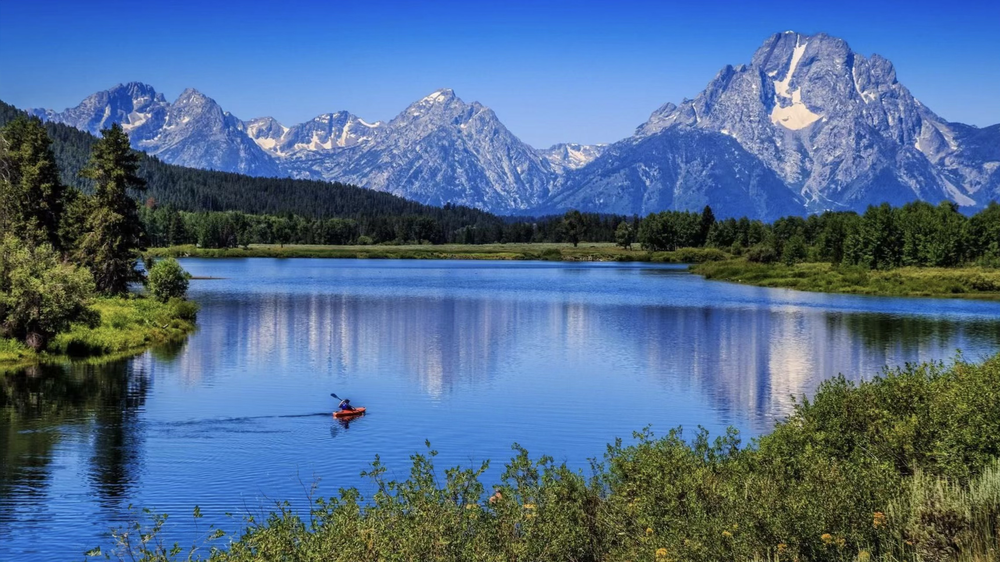
#> input picture frame_2.png, 1000 x 562 px, shrunk from 2276 x 1280 before the run
$ python mpi.py
#> lines starting #> are read from the running program, lines starting #| are printed output that depends on the picture; after the words box and inside, x2 and y2 are one past the last pixel; in counts of white or black regions, pixels touching at a corner belong together
# mpi_from_stereo.py
# pip install opencv-python numpy

import cv2
import numpy as np
import os

from IPython import embed

def compute_disparity(left, right, max_disp=128):
    """Compute disparity from left/right using OpenCV StereoSGBM (returns float32 disparity in px)."""
    grayL = cv2.cvtColor(left, cv2.COLOR_BGR2GRAY)
    grayR = cv2.cvtColor(right, cv2.COLOR_BGR2GRAY)
    # StereoSGBM params (tweak for your imgs)
    min_disp = 0
    num_disp = max_disp - min_disp
    if num_disp % 16 != 0:
        num_disp = (num_disp // 16 + 1) * 16
    window_size = 5
    sgbm = cv2.StereoSGBM_create(minDisparity=min_disp,
                                 numDisparities=num_disp,
                                 blockSize=window_size,
                                 P1=8*3*window_size**2,
                                 P2=32*3*window_size**2,
                                 disp12MaxDiff=1,
                                 preFilterCap=63,
                                 uniquenessRatio=10,
                                 speckleWindowSize=100,
                                 speckleRange=32)
    disp = sgbm.compute(grayL, grayR).astype(np.float32) / 16.0  # OpenCV scales by 16
    # Replace negative / invalid disparities with 0
    disp[disp < 0] = 0.0
    return disp

def normalize_disp(disp):
    """Normalize disparity to [0,1]."""
    dmin = np.min(disp)
    dmax = np.max(disp)
    if dmax - dmin < 1e-6:
        return np.zeros_like(disp)
    return (disp - dmin) / (dmax - dmin)

def build_mpi_layers(left_img, disparity, num_planes=8, soft_sigma=0.05):
    """
    Build N MPI layers from left_img and normalized disparity (0..1).
    Returns list of (RGBA arrays) from far to near.
    soft_sigma: controls softness of assignment (relative to normalized disparity range)
    """
    H, W = disparity.shape
    # plane centers in normalized [0..1], far -> near (small disp -> far)
    # choose linear spacing
    plane_centers = np.linspace(0.0, 1.0, num_planes)
    layers = []
    # for each plane compute soft alpha weight via gaussian of (disp - center)
    for c in plane_centers:
        diff = disparity - c
        # gaussian weight as assignment strength
        alpha = np.exp(-0.5 * (diff / soft_sigma) ** 2)
        # normalize alpha across planes to avoid large overcover (optional)
        # We'll keep raw weights and then compute per-pixel normalization
        layers.append({'center': c, 'alpha_raw': alpha})
    # stack raw alphas shape (N,H,W)
    alpha_stack = np.stack([l['alpha_raw'] for l in layers], axis=0)
    # normalize per pixel so sum to <=1 (soft assignment)
    alpha_sum = np.sum(alpha_stack, axis=0) + 1e-8
    alpha_norm = alpha_stack / alpha_sum  # shape N,H,W
    rgba_layers = []
    # color from left image
    left_f = left_img.astype(np.float32) / 255.0
    for i in range(len(layers)):
        a = alpha_norm[i]  # HxW in (0,1)
        # create color image (H x W x 3) same across plane
        color = left_f.copy()
        # alpha channel: per-pixel soft alpha
        alpha8 = (a * 255.0).astype(np.uint8)
        # build RGBA uint8
        rgba = np.dstack(( (color * 255).astype(np.uint8), alpha8 ))
        rgba_layers.append(rgba)
    return rgba_layers, plane_centers

def inpaint_layer_alpha(rgba_layer):
    """Fill transparent holes in a layer using OpenCV inpaint on color (guided by alpha mask)."""
    # rgba_layer: H x W x 4 (uint8)
    color = rgba_layer[:, :, :3]
    alpha = rgba_layer[:, :, 3]
    mask = (alpha == 0).astype(np.uint8) * 255
    if mask.sum() == 0:
        return rgba_layer
    # inpaint expects 8-bit 1 channel mask and 3-channel color
    inpainted = cv2.inpaint(color, mask, inpaintRadius=3, flags=cv2.INPAINT_TELEA)
    # set alpha to original alpha (still zeros for previously empty)
    out = np.dstack((inpainted, alpha))
    return out

def save_layers(layers, out_dir="mpi_layers"):
    os.makedirs(out_dir, exist_ok=True)
    for i, rgba in enumerate(layers):
        fname = os.path.join(out_dir, f"layer_{i:02d}.png")
        # cv2.imwrite supports 4-channel PNG
        cv2.imwrite(fname, rgba)
    print(f"Saved {len(layers)} layers to {out_dir}")

def composite_layers(layers):
    """Composite RGBA layers (list of HxWx4 uint8) from far->near"""
    H, W, _ = layers[0].shape
    out = np.zeros((H, W, 3), dtype=np.float32)
    out_alpha = np.zeros((H, W), dtype=np.float32)
    for rgba in layers:
        col = rgba[:, :, :3].astype(np.float32) / 255.0
        a = rgba[:, :, 3].astype(np.float32) / 255.0
        # alpha blending: out = col * a + out * (1-a)
        out = col * a[..., None] + out * (1.0 - a[..., None])
        out_alpha = a + out_alpha * (1.0 - a)
    out_img = np.clip((out * 255.0), 0, 255).astype(np.uint8)
    return out_img

def render_view_from_mpi(layers, plane_centers, disparity_norm, t=0.5, max_shift_px=20):
    """
    Render intermediate view param t in [0,1] where 0=left view, 1=right view.
    We shift each layer by plane disparity = center * max_shift_px scaled by t.
    Note: this is a simple parallax shift (horizontal). For better correctness,
    you should project using proper camera intrinsics.
    """
    H, W, _ = layers[0].shape
    canvas = np.zeros((H, W, 4), dtype=np.float32)  # RGBA float
    xs = np.arange(W, dtype=np.float32)
    ys = np.arange(H, dtype=np.float32)
    grid_x, grid_y = np.meshgrid(xs, ys)
    for i, rgba in enumerate(layers):
        center = plane_centers[i]
        # compute shift in px for this plane (positive shift to right for t>0)
        shift = (center - 0.5) * 2.0 * max_shift_px * (t - 0.0)  # simple mapping: center=0.5->0 shift
        # create remap coordinates
        map_x = (grid_x + shift).astype(np.float32)
        map_y = grid_y.astype(np.float32)
        # remap color and alpha separately
        color = cv2.remap(rgba[:, :, :3], map_x, map_y, interpolation=cv2.INTER_LINEAR, borderMode=cv2.BORDER_CONSTANT, borderValue=0) / 255.0
        alpha = cv2.remap(rgba[:, :, 3].astype(np.float32), map_x, map_y, interpolation=cv2.INTER_LINEAR, borderMode=cv2.BORDER_CONSTANT, borderValue=0) / 255.0
        # composite into canvas (over)
        canvas[:, :, :3] = color * alpha[..., None] + canvas[:, :, :3] * (1.0 - alpha[..., None])
        canvas[:, :, 3] = alpha + canvas[:, :, 3] * (1.0 - alpha)
    out = np.clip(canvas[:, :, :3] * 255.0, 0, 255).astype(np.uint8)
    return out

# ---------------------------
# MAIN demo flow
# ---------------------------
def main():
    # load left/right
    left = cv2.imread("frame_2.png")  # provide left.png
#> left is the input picture: shape (562, 1000, 3); mean B, G, R 140.4, 106.9, 79.6
    right = cv2.imread("frame_3.png")  # provide right.png
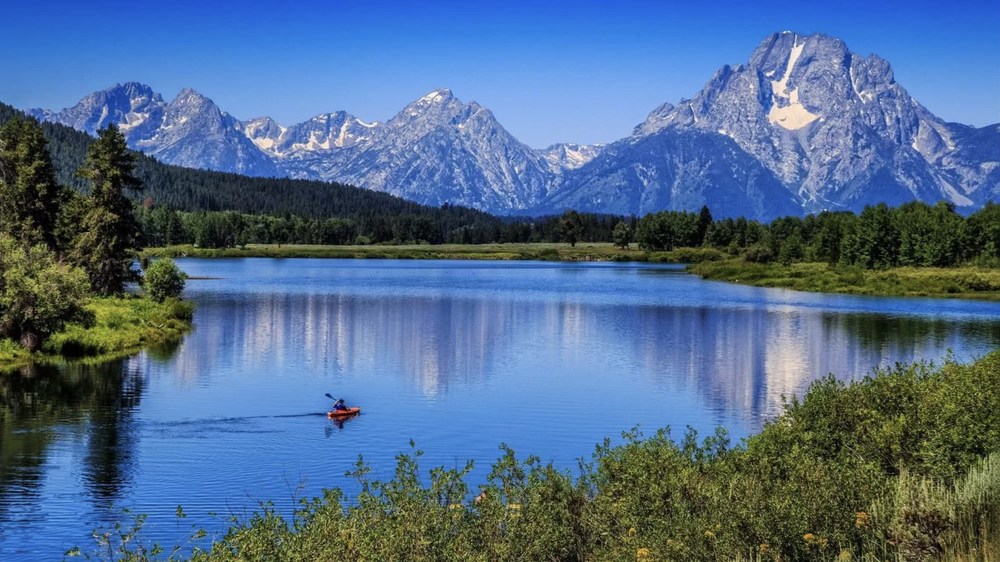
#> input picture frame_3.png, 1000 x 562 px, shrunk from 2276 x 1280 before the run
#> right is the input picture: shape (562, 1000, 3); mean B, G, R 140.1, 106.9, 79.6
    if left is None or right is None:
        print("Place left.png and right.png in working dir.")
        return

    # 1) compute disparity (px)
    print("Computing disparity...")
    disp = compute_disparity(left, right, max_disp=128)  # tweak max_disp
#> in compute_disparity, `disp[disp < 0] = 0.0`: disp: shape (562, 1000) float32; min 0, max 21.88, mean 5

    # [8 lines of commented-out code are left out]

    left = cv2.imread("frame_1.png")
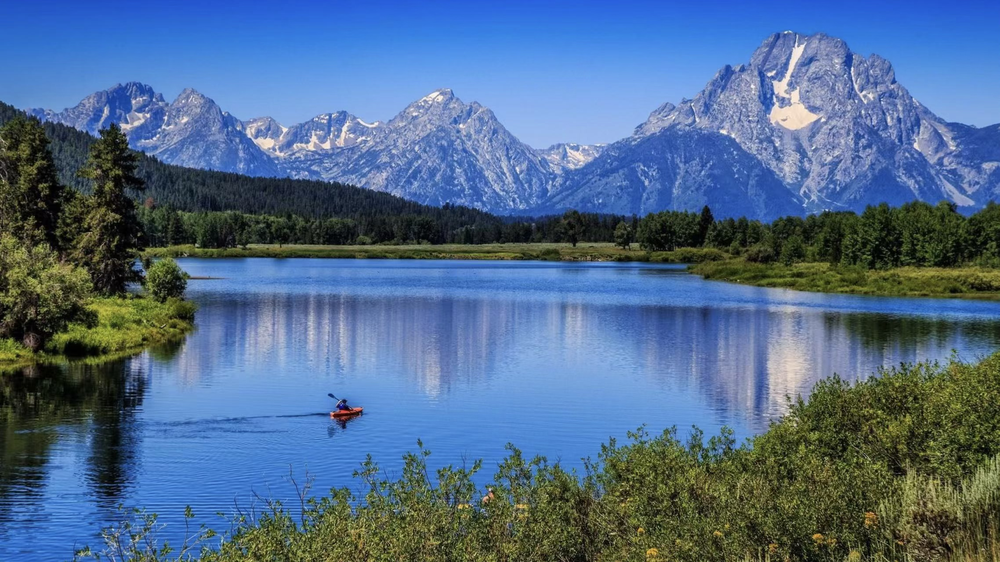
#> input picture frame_1.png, 1000 x 562 px, shrunk from 2276 x 1280 before the run
#> left is the input picture: shape (562, 1000, 3); mean B, G, R 140.2, 106.9, 79.7
    disp = cv2.imread("depth.png", cv2.IMREAD_GRAYSCALE).astype(np.float32)
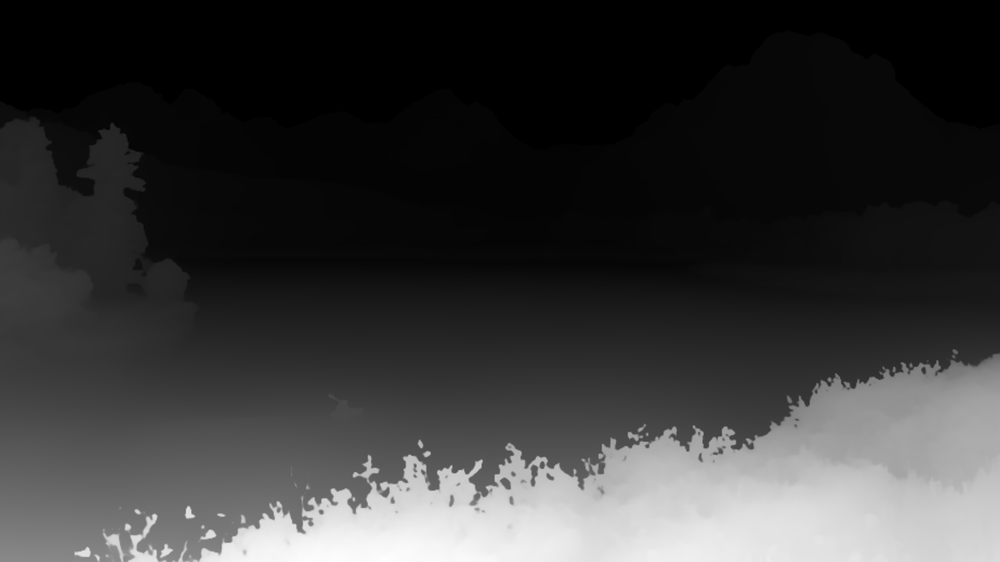
#> input picture depth.png, 1000 x 562 px, shrunk from 2276 x 1280 before the run
#> disp: shape (562, 1000) float32; min 0, max 254, mean 56.1

    # disp = cv2.GaussianBlur(disp, (5,5), 1.5)

    # kernel = np.ones((5,5), np.uint8)
    # dilated = cv2.dilate(disp, kernel, iterations=1)

    # 2) normalize disparity to 0..1
    disp_norm = normalize_disp(disp)
#> in normalize_disp, `dmin = np.min(disp)`: dmin = 0
#> in normalize_disp, `dmax = np.max(disp)`: dmax = 254

    # 3) build MPI layers
    print("Building MPI layers...")
    N = 4
    layers_rgba, plane_centers = build_mpi_layers(left, disp_norm, num_planes=N, soft_sigma=0.07)
#> after the loop in build_mpi_layers, `for c in plane_centers:`: layers = 4 items
#> the loop in build_mpi_layers, `for i in range(len(layers)):` made 4 passes
#> layers_rgba = 4 items; plane_centers = [0, 0.333, 0.667, 1]

    # 4) inpaint holes per layer (optional)
    print("Inpainting layers...")
    layers_filled = [inpaint_layer_alpha(rgba) for rgba in layers_rgba]
#> in inpaint_layer_alpha, `mask = (alpha == 0).astype(np.uint8) * 255`:
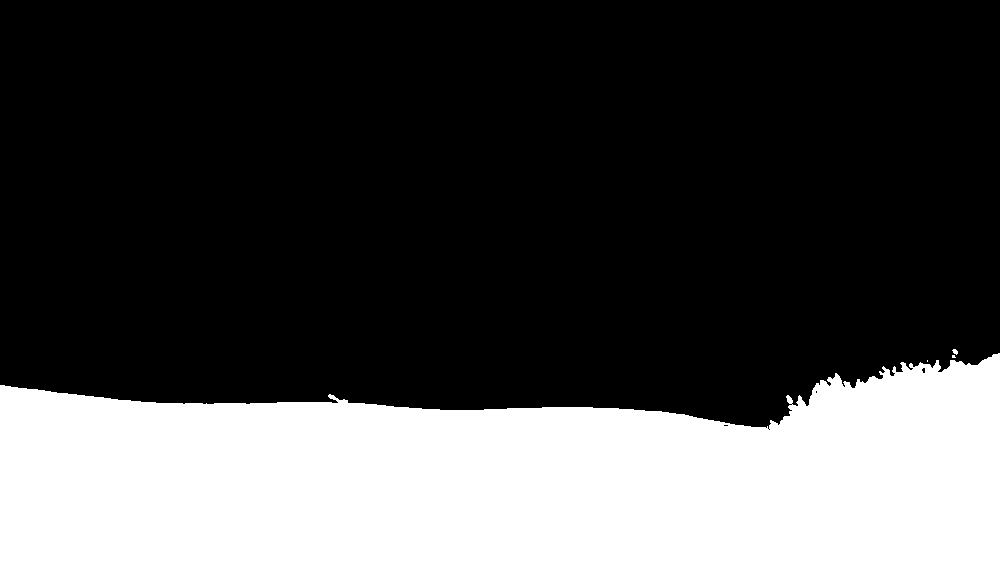
#> mask: shape (562, 1000); 29% white; 4 white regions (2 under 20 px), largest, box (x1, y1, x2, y2) and area: (0, 353, 1000, 562) 162885, (952, 349, 958, 355) 23
#> in inpaint_layer_alpha (call 2), `mask = (alpha == 0).astype(np.uint8) * 255`: mask: shape (562, 1000); 63.4% white; 25 black regions (16 under 20 px), largest, box (x1, y1, x2, y2) and area: (0, 117, 1000, 562) 205069, (530, 465, 538, 486) 115, (500, 478, 511, 490) 86
#> in inpaint_layer_alpha (call 3), `mask = (alpha == 0).astype(np.uint8) * 255`: mask: shape (562, 1000); 83% white; 16 black regions (9 under 20 px), largest, box (x1, y1, x2, y2) and area: (0, 357, 1000, 562) 95495, (628, 432, 643, 441) 75, (423, 451, 431, 458) 39
#> in inpaint_layer_alpha (call 4), `mask = (alpha == 0).astype(np.uint8) * 255`: mask: shape (562, 1000); 89.5% white; 33 black regions (22 under 20 px), largest, box (x1, y1, x2, y2) and area: (199, 456, 1000, 562) 57703, (128, 514, 158, 562) 453, (104, 534, 123, 562) 152
#> in inpaint_layer_alpha (call 4), `inpainted = cv2.inpaint(color, mask, inpaintRadius=3, flags=cv2.INPAIN..`:
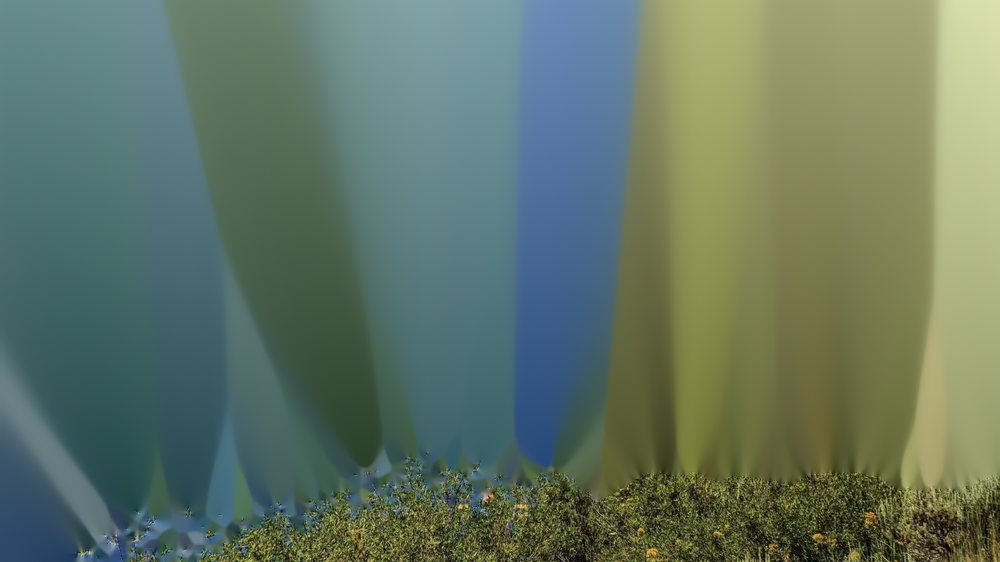
#> inpainted: shape (562, 1000, 3); mean B, G, R 100.7, 117.9, 99.1
#> layers_filled = 4 items

    # 5) save layers
    save_layers(layers_filled, out_dir="mpi_layers")
#> the loop in save_layers, `for i, rgba in enumerate(layers):` made 4 passes
#| Saved 4 layers to mpi_layers

    # 6) composite back to check (should resemble left)
    print("Compositing layers to validate reconstruction...")
    recon = composite_layers(layers_filled)
#> the loop in composite_layers, `for rgba in layers:` made 4 passes
#> after the loop in composite_layers, `for rgba in layers:`:
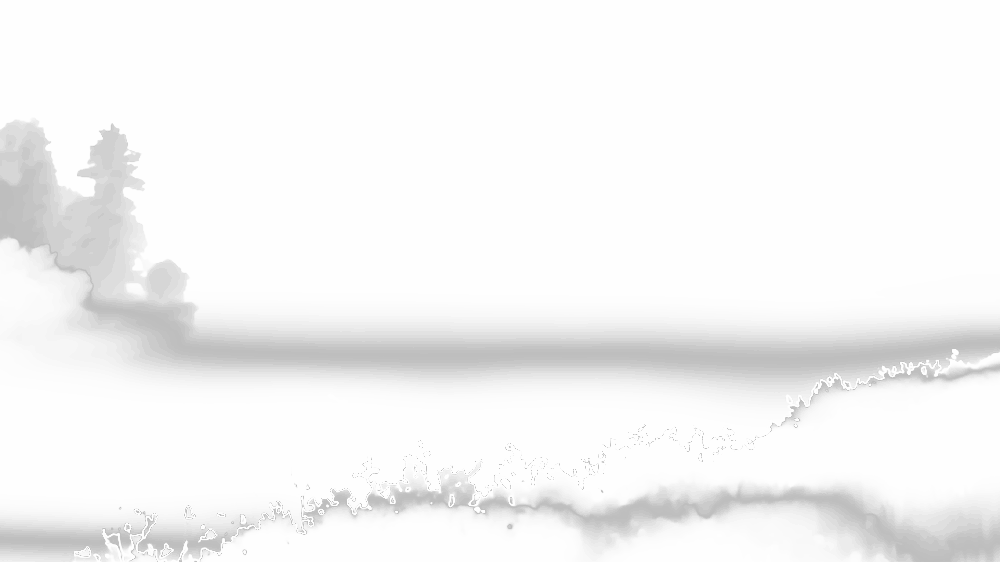
#> out_alpha: shape (562, 1000) float32; min 0.748, max 0.996, mean 0.962
    cv2.imwrite("reconstruction.png", recon)

    # 7) render a few intermediate views
    print("Rendering views...")
    for t in [0.0, 0.25, 0.5, 0.75, 1.0]:
        out = render_view_from_mpi(layers_filled, plane_centers, disp_norm, t=t, max_shift_px=24)
        cv2.imwrite(f"render_t_{int(t*100)}.png", out)
#> this loop made 5 passes
#> pass 3, in render_view_from_mpi (call 3), `out = np.clip(canvas[:, :, :3] * 255.0, 0, 255).astype(np.uint8)`:
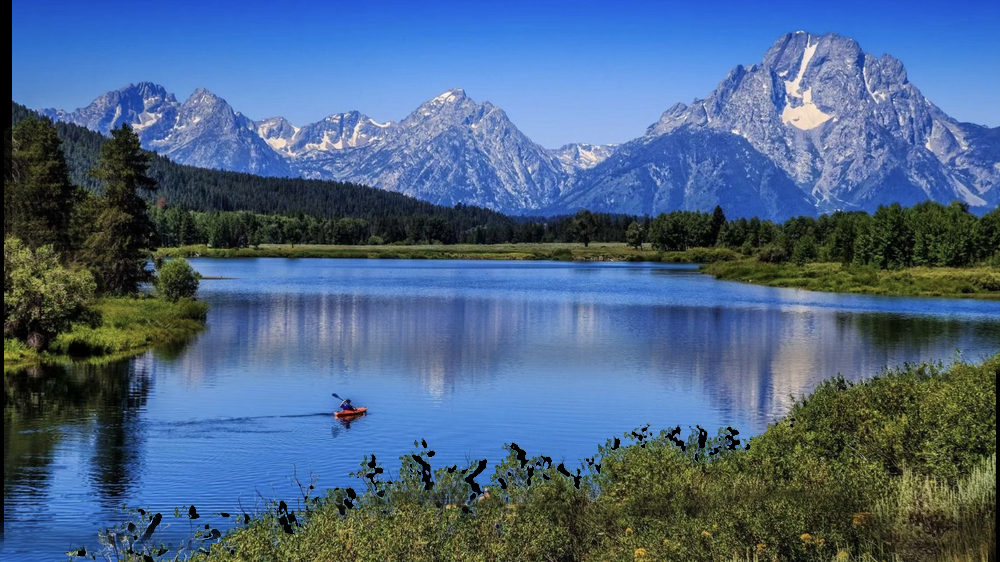
#> out: shape (562, 1000, 3); mean of channels 0, 1, 2 132.8, 100.7, 74.6; drawn as B, G, R

    print("Done. Outputs: mpi_layers/, reconstruction.png, render_t_*.png")

if __name__ == "__main__":
    main()
